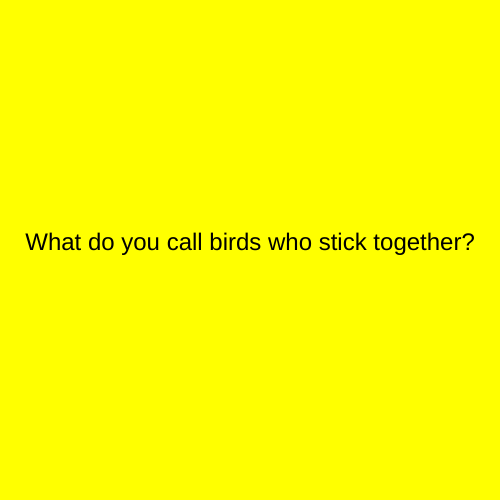
Frame 1 (no input)
Frame 60 (no input): identical to frame 1, image omitted
Frame 120 (the mouse pressed at the canvas centre since frame 60): identical to frame 1, image omitted

The p5.js sketch that drew this single still picture (run headless with seeded random() and noise() and a simulated clock; from frame 60 on, the mouse is pressed at the canvas centre):

// p5.js sketch
// ── sketch.js
let state=0;
function setup() {
  createCanvas(500,500);
  textAlign(CENTER);
  textSize(24);
}

function draw() {

  switch(state) {
    case 0:
    background('yellow');
    text("What do you call birds who stick together?",width/2,height/2);
    break;

    case 1:
    background('white');
    text("Vel-crows",width/2,height/2);
    break;

  }
}

function mouseReleased(){
  state=state + 1;
  if (state > 1){
    state = 0;
  }
}
